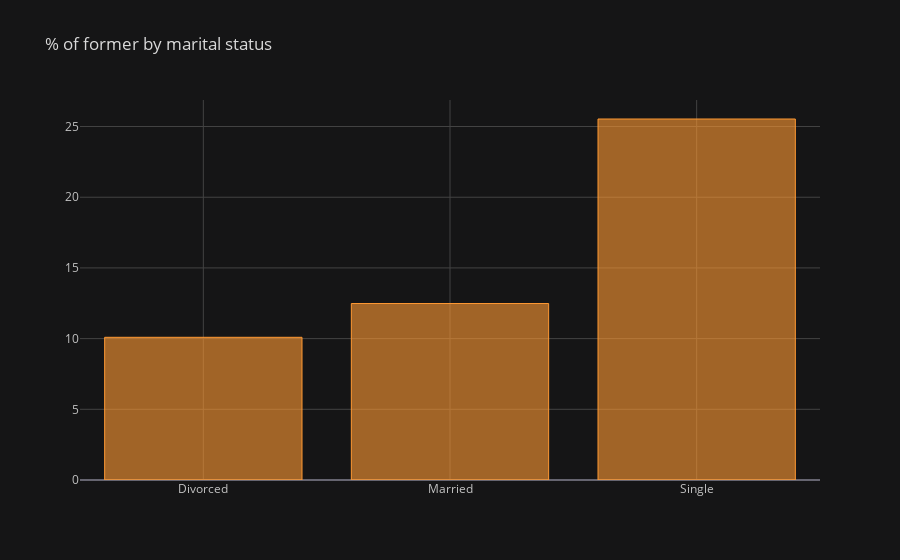

The notebook cell saved with this chart:
### Code cell
ma = pd.DataFrame(columns = ['Marital Status', '% of former'])
i = 0 

for field in list(df['MaritalStatus'].unique()):
    ratio = df[(df['MaritalStatus'] == field) & 
               (df['Attrition'] == 'Yes')].shape[0] / df[df['MaritalStatus'] == field].shape[0]
    ma.loc[i] = (field, ratio*100)
    i += 1
    
ma = ma.groupby(by = 'Marital Status').sum()
ma.iplot(kind = 'bar', title = '% of former by marital status')

### Figure 1 — Plotly figure (JSON) as saved in the notebook; plotly's stock layout.template omitted (floating-point values rounded to 4 significant figures)
{"data": [{"marker": {"color": "rgba(255, 153, 51, 0.6)", "line": {"color": "rgba(255, 153, 51, 1.0)", "width": 1}}, "name": "% of former", "orientation": "v", "text": "", "type": "bar", "x": ["Divorced", "Married", "Single"], "y": [10.09, 12.48, 25.53]}], "layout": {"legend": {"bgcolor": "#151516", "font": {"color": "#D9D9D9"}}, "paper_bgcolor": "#151516", "plot_bgcolor": "#151516", "title": {"font": {"color": "#D9D9D9"}, "text": "% of former by marital status"}, "xaxis": {"gridcolor": "#434343", "showgrid": true, "tickfont": {"color": "#C2C2C2"}, "title": {"font": {"color": "#D9D9D9"}, "text": ""}, "zerolinecolor": "#666570"}, "yaxis": {"gridcolor": "#434343", "showgrid": true, "tickfont": {"color": "#C2C2C2"}, "title": {"font": {"color": "#D9D9D9"}, "text": ""}, "zerolinecolor": "#666570"}}}
